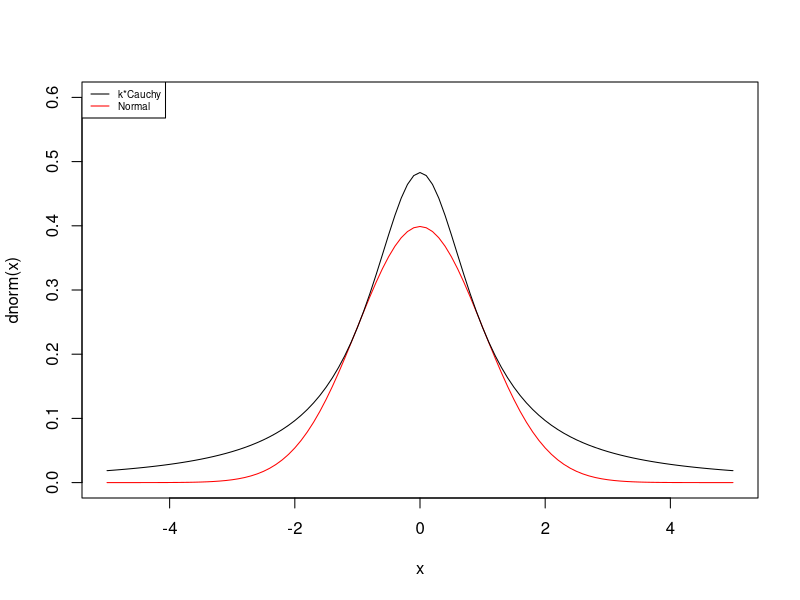
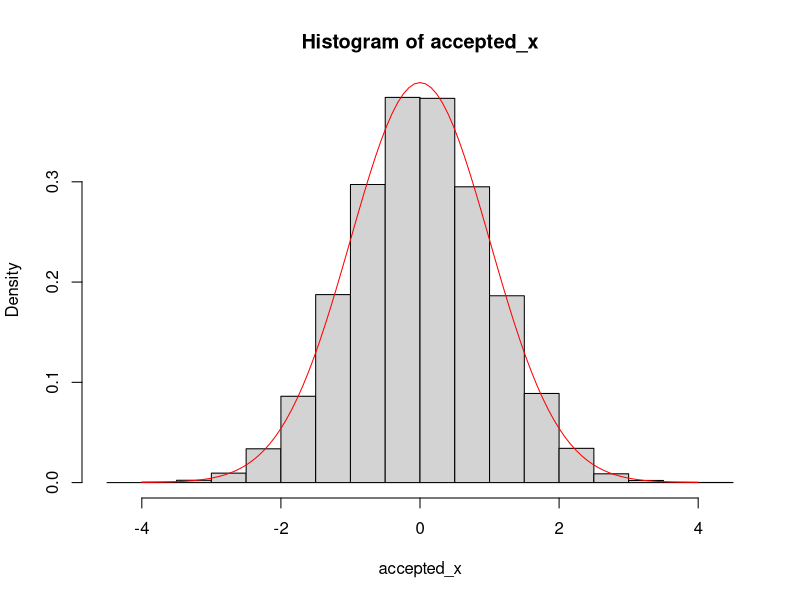
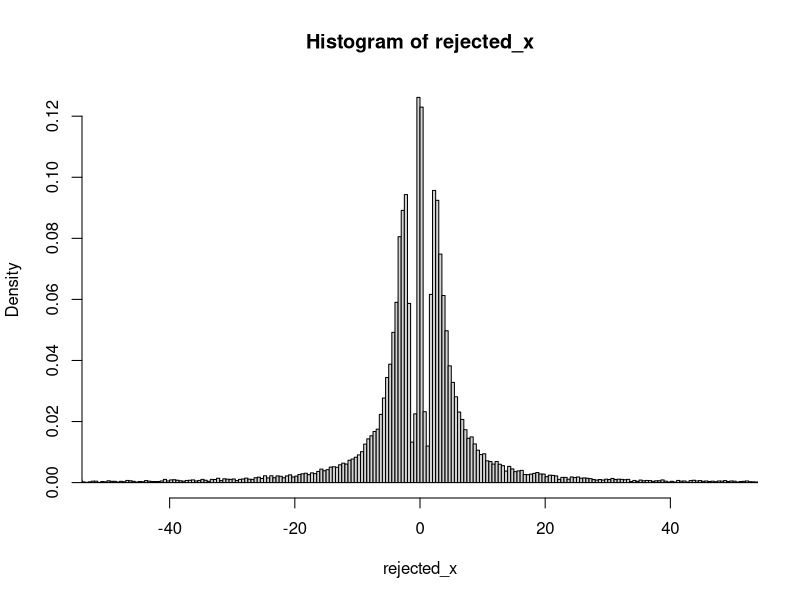
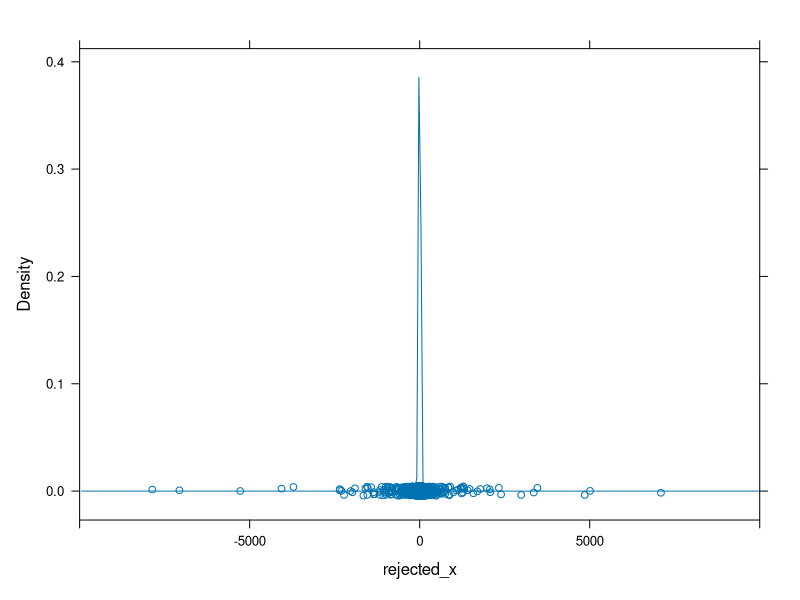
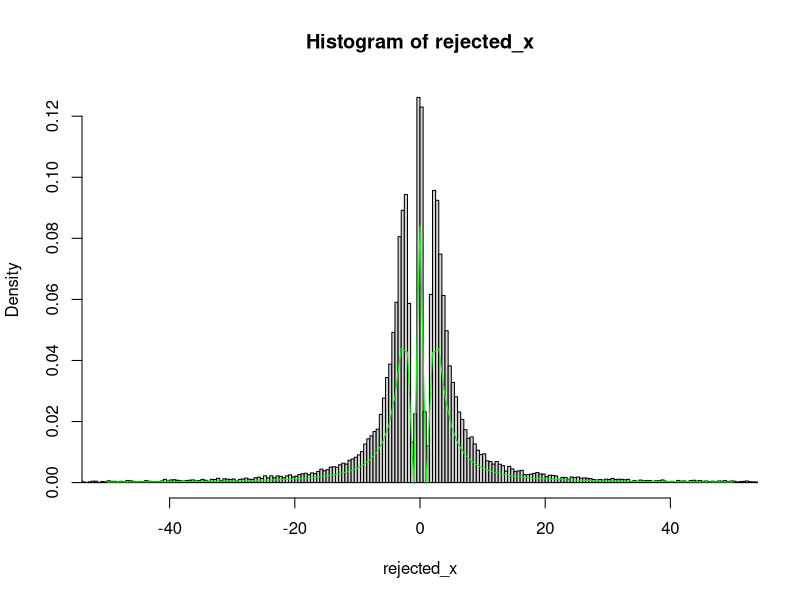
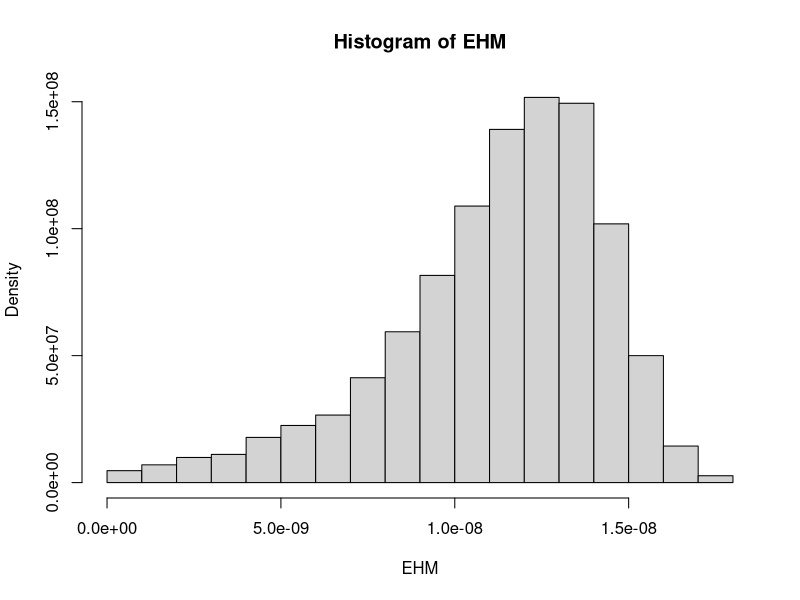
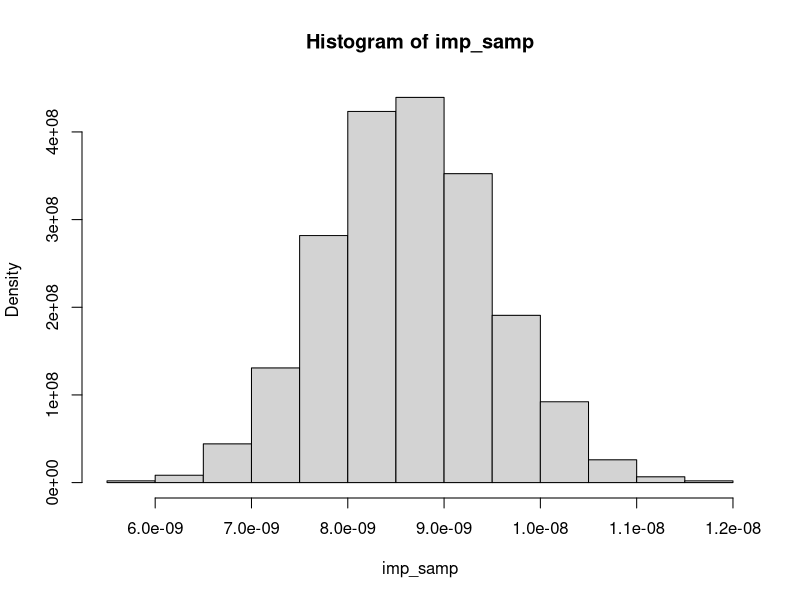

These charts were generated, in order, by the following R code:
## ---- chunk 1
library(lattice)
set.seed(123)
some_val=1
# value of our k
k=(1+some_val^2)/(2.73^((some_val^2)/2))*sqrt(1/(2*3.143))*3.143
curve(dnorm(x), from=-5, to =5,ylim=c(0,0.6),col="red")
curve(k*dcauchy(x),from=-5, to = 5,add=T)
legend("topleft", legend=c("k*Cauchy", "Normal"),
       col=c("black", "red"), lty=1:1, cex=0.6)
## ---- chunk 2
#provide your R code for the implementation of the A-R
accept_or_reject <- function(x_gx, M){
  u=runif(1,0,1)
  if (u<=dnorm(x_gx)/(M*dcauchy(x_gx))){
    return (TRUE)
  }
  else {
    return (FALSE)
  }
}
## ---- chunk 3
accepted_x<-c()
rejected_x<-c()
Num_of_sim=100000
for (i in 1:Num_of_sim){
  X_gx=rcauchy(1)
  A_R=accept_or_reject(X_gx,k)
  if (A_R==TRUE) {
    accepted_x=c(accepted_x,X_gx)
  }
  if (A_R==FALSE) {
    rejected_x=c(rejected_x,X_gx)
  }
}
hist(accepted_x,freq=FALSE)
curve(dnorm(x), from=-4, to=4, add=T,col="red")
## ---- chunk 4
p_mc=length(accepted_x)/Num_of_sim
Theor_p_acc=1/k
cat(" prob of acceptance by simulation:  ",p_mc,'\n',"prob of acceptance according to theory that it is equal 1/k: ", Theor_p_acc)
## ---- chunk 5

hist(rejected_x,freq=FALSE,breaks=100000,xlim = c(-50,50))
densityplot(rejected_x, xlim=c(-10000,10000), bins=2)
## ---- chunk 6
hist(rejected_x,freq=FALSE,breaks=100000,xlim = c(-50,50))
curve(dcauchy(x)*k-dnorm(x), from =-50, to=50, col="green", add=T)
## ---- chunk 7
set.seed(123)
n<-10 # given number of observation
mu=2 # given lambda
# taking observations from Poisson distribution with expected value 2
our_obs=rpois(n=10,mu)
#sum(our_obs)
# getting a likelihood value with given data and lambda
L_pois<- function(lambda_value){
  prod(dpois(our_obs,lambda=lambda_value))
}
L1_vec <- Vectorize(L_pois)
# parameters of gamma distribution alpha and beta
a=1 #alpha
b=1 #beta
value_of_marginal <- function(aa,bb,x_obs,nn){
  ((bb^aa)*prod(1/factorial(x_obs))*gamma(aa+sum(x_obs))/(gamma(aa)*((bb+nn)^(aa+sum(x_obs)))))
  }
value_of_marg<- value_of_marginal(a,b,our_obs,n)
value_of_marg
## ---- chunk 8
num_of_samples=10000
a_post=a+sum(our_obs)
b_post=b+n
EHM=c()
# harmonic mean # part 2.2
for (u in 1:num_of_samples){
  theta_posterior <- rgamma(1000,a_post,b_post)
  L_val<- L1_vec(theta_posterior)
  EHM<- c(EHM,1/(sum(1/L_val)/1000))
}
hist(EHM,freq=FALSE)
# bias
bias_of_est<- mean(EHM) - value_of_marg
#var
var_of_est<- var(EHM)
# MSE
MSE<- bias_of_est^2+ var_of_est
cat("bias: ",bias_of_est, "\n","var: ",var_of_est, "\n",'MSE: ',MSE, "\n")
# theta
cat("bias_theta: ",mean(theta_posterior)-mu, "\n","var_theta: ",var(theta_posterior), "\n","MSE_theta: ",(mean(theta_posterior)-mu)^2 +var(theta_posterior) , "\n")
## ---- chunk 9
num_of_samples=10000
a_post=a+sum(our_obs)
b_post=b+n
imp_samp=c()

for (u in 1:num_of_samples){
  theta_posterior <- rcauchy(1000)#rgamma(1000,a_post,b_post)#
  theta_posterior<-theta_posterior[theta_posterior>0]
  L_val<- mean((L1_vec(theta_posterior)*dgamma(theta_posterior,1,1))/(dcauchy(theta_posterior)))
  imp_samp<- c(imp_samp,L_val)
}
hist(imp_samp,freq=FALSE)

# bias
bias_of_est2<- mean(imp_samp) - value_of_marg
#var
var_of_est2<- var(imp_samp)
# MSE
MSE2<- bias_of_est2^2+ var_of_est2
cat("bias ",bias_of_est2,"\n","var ",var_of_est2,"\n","MSE",MSE2,"\n")

#theta
cat("bias_theta: ",mean(theta_posterior)-mu, "\n","var_theta: ",var(theta_posterior), "\n","MSE_theta: ",(mean(theta_posterior)-mu)^2 +var(theta_posterior) , "\n")

## ---- chunk 10
cat("HM_MSE: ",MSE,"  IS_MSE: ",MSE2,"\n")
MSE<MSE2
